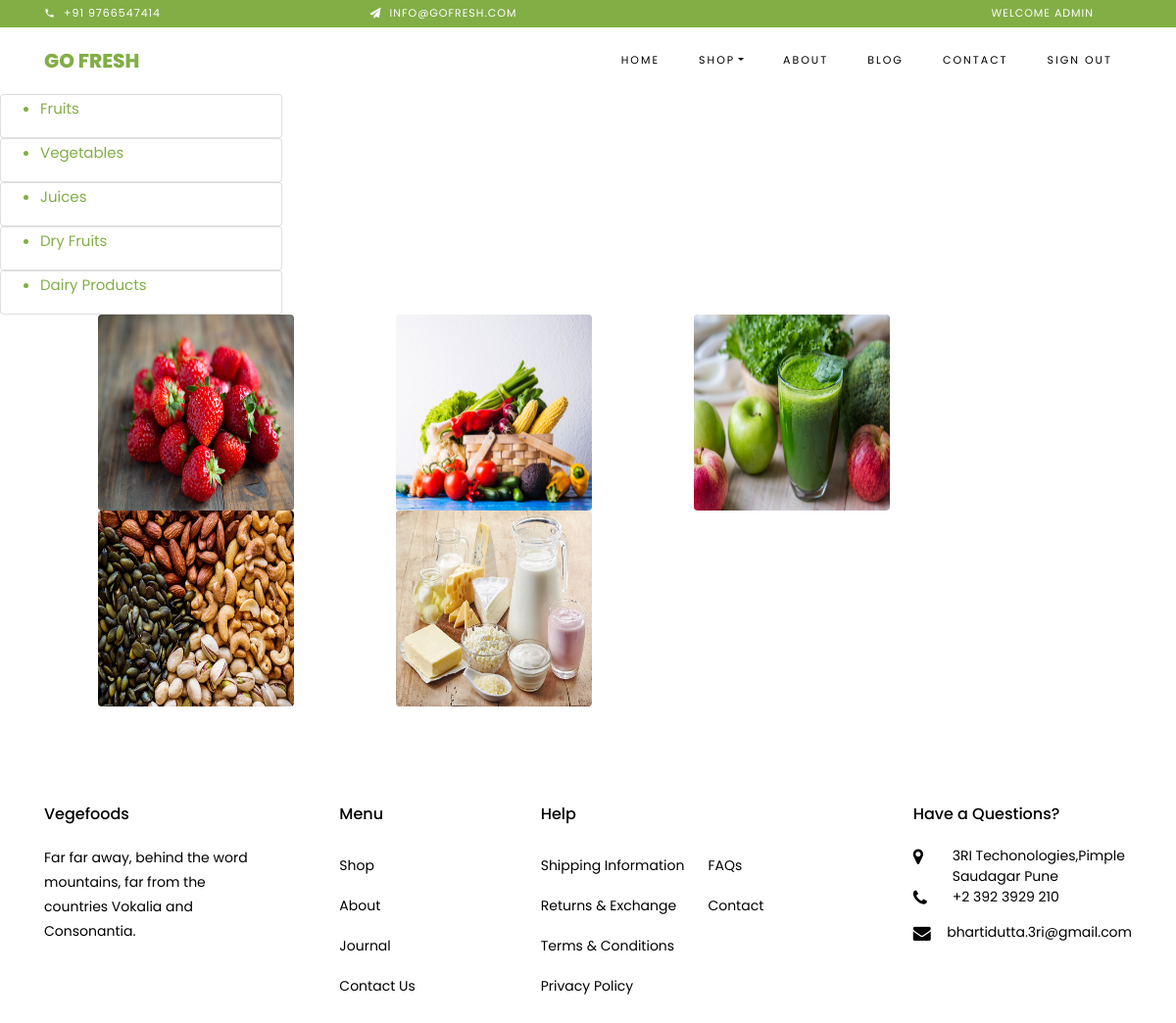
/shop/ (signed in), run on the app's committed database.
### category/models.py (models this page shows, shortened)
class Category(models.Model):
    categoryname = models.CharField(max_length=20, unique=True)
    cat_images = models.ImageField(upload_to='images')
    slug = models.SlugField(max_length=200, unique=True)
    class Meta:
        verbose_name = 'category'
        verbose_name_plural = 'categories'

### shop/views.py (the view)
# urls.py: path('shop/', showcategories, name='shop'),
def showcategories(request):
    cat = Category.objects.all()
    return render(request, "shop.html", {'c': cat})

### shop/templates/shop.html
{% extends './base.html'%}
{% block content %}
{% load static %}
{% for e in c %}
<tr>
    <div  class="card" style="width: 18rem;">
    <ul>
        <a href="/showproducts/{{e.slug}}"><li>{{e.categoryname}}</li></a>
    </ul>
    </div>
</tr>
{% endfor %}
{% for e in c %}
    <img src="{{ e.cat_images.url }}" class="rounded float-start" height="200px" width="200px" alt="..." style="margin-left:100px;">
{% endfor %}
{% endblock %}

### templates/base.html (shortened to what this page needs)
<!DOCTYPE html>
{% block header %}
{% load static %}
<html lang="en">
  <head>
    <link rel="stylesheet" href="{% static 'css/open-iconic-bootstrap.min.css' %}" rel="stylesheet">
    <link rel="stylesheet" href="{% static 'css/animate.css' %}">
    <link rel="stylesheet" href="{% static 'css/owl.carousel.min.css' %}">
    <link rel="stylesheet" href="{% static 'css/owl.theme.default.min.css' %}">
    <link rel="stylesheet" href="{% static 'css/magnific-popup.css' %}">
    <link rel="stylesheet" href="{% static 'css/aos.css' %}">
    <link rel="stylesheet" href="{% static 'css/ionicons.min.css' %}">
    <link rel="stylesheet" href="{% static 'css/bootstrap-datepicker.css' %}">
    <link rel="stylesheet" href="{% static 'css/jquery.timepicker.css' %}">
    <link rel="stylesheet" href="{% static 'css/flaticon.css' %}">
    <link rel="stylesheet" href="{% static 'css/icomoon.css' %}">
    <link rel="stylesheet" href="{% static 'css/style.css' %}">
  </head>
  <body class="goto-here">
		<div class="py-1 bg-primary">
    	<div class="container">
    		<div class="row no-gutters d-flex align-items-start align-items-center px-md-0">
	    		<div class="col-lg-12 d-block">
		    		<div class="row d-flex">
		    			<div class="col-md pr-4 d-flex topper align-items-center">
					    	<div class="icon mr-2 d-flex justify-content-center align-items-center"><span class="icon-phone2"></span></div>
						    <span class="text">+91 9766547414</span>
					    </div>
					    <div class="col-md pr-4 d-flex topper align-items-center">
					    	<div class="icon mr-2 d-flex justify-content-center align-items-center"><span class="icon-paper-plane"></span></div>
						    <span class="text">info@gofresh.com</span>
					    </div>
                        <div class="col-md-5 pr-4 d-flex topper align-items-center text-lg-right">
						    <span class="text">Welcome {{user}}</span>
					    </div>
				    </div>
			    </div>
		    </div>
		  </div>
    </div>
    <nav class="navbar navbar-expand-lg navbar-dark ftco_navbar bg-dark ftco-navbar-light" id="ftco-navbar">
	    <div class="container">
	      <a class="navbar-brand" href="{% url 'base' %}">Go Fresh</a>
	      <div class="collapse navbar-collapse" id="ftco-nav">
	        <ul class="navbar-nav ml-auto">
	          <li class="nav-item active"><a href="{% url 'base' %}" class="nav-link">Home</a></li>
	          <li class="nav-item dropdown">
              <a class="nav-link dropdown-toggle" href="#" id="dropdown04" data-toggle="dropdown" aria-haspopup="true" aria-expanded="false">Shop</a>
            </li>
	          <li class="nav-item"><a href="{% url 'about' %}" class="nav-link">About</a></li>
	          <li class="nav-item"><a href="{% url 'blog' %}" class="nav-link">Blog</a></li>
	          <li class="nav-item"><a href="{% url 'contact' %}" class="nav-link">Contact</a></li>
				<li class="nav-item"><a href="{% url 'logout' %}" class="nav-link">sign out</a></li>
	        </ul>
	      </div>
	    </div>
	  </nav>
		{% endblock %}
		{% block content %}{% endblock %}
		{% block footer %}
    <footer class="ftco-footer ftco-section">
      <div class="container">
        <div class="row mb-5">
          <div class="col-md">
            <div class="ftco-footer-widget mb-4">
              <h2 class="ftco-heading-2">Vegefoods</h2>
              <p>Far far away, behind the word mountains, far from the countries Vokalia and Consonantia.</p>
              <ul class="ftco-footer-social list-unstyled float-md-left float-lft mt-5">
              </ul>
            </div>
          </div>
          <div class="col-md">
            <div class="ftco-footer-widget mb-4 ml-md-5">
              <h2 class="ftco-heading-2">Menu</h2>
              <ul class="list-unstyled">
                <li><a href="#" class="py-2 d-block">Shop</a></li>
                <li><a href="#" class="py-2 d-block">About</a></li>
                <li><a href="#" class="py-2 d-block">Journal</a></li>
                <li><a href="#" class="py-2 d-block">Contact Us</a></li>
              </ul>
            </div>
          </div>
          <div class="col-md-4">
             <div class="ftco-footer-widget mb-4">
              <h2 class="ftco-heading-2">Help</h2>
              <div class="d-flex">
	              <ul class="list-unstyled mr-l-5 pr-l-3 mr-4">
	                <li><a href="#" class="py-2 d-block">Shipping Information</a></li>
	                <li><a href="#" class="py-2 d-block">Returns &amp; Exchange</a></li>
	                <li><a href="#" class="py-2 d-block">Terms &amp; Conditions</a></li>
	                <li><a href="#" class="py-2 d-block">Privacy Policy</a></li>
	              </ul>
	              <ul class="list-unstyled">
	                <li><a href="#" class="py-2 d-block">FAQs</a></li>
	                <li><a href="#" class="py-2 d-block">Contact</a></li>
	              </ul>
	            </div>
            </div>
          </div>
          <div class="col-md">
            <div class="ftco-footer-widget mb-4">
            	<h2 class="ftco-heading-2">Have a Questions?</h2>
            	<div class="block-23 mb-3">
	              <ul>
	                <li><span class="icon icon-map-marker"></span><span class="text">3RI Techonologies,Pimple Saudagar Pune</span></li>
	                <li><a href="#"><span class="icon icon-phone"></span><span class="text">+2 392 3929 210</span></a></li>
	                <li><a href="#"><span class="icon icon-envelope"></span><span class="text">bhartidutta.3ri@gmail.com</span></a></li>
	              </ul>
	            </div>
            </div>
          </div>
        </div>
      </div>
    </footer>
  </body>
</html>
{% endblock %}

### Vegefruits/static/css/icomoon.css (style rules this page uses)
[class^="icon-"], [class*=" icon-"] { font-family: 'icomoon' !important; speak: none; font-style: normal; font-weight: normal; font-variant: normal; text-transform: none; line-height: 1; -webkit-font-smoothing: antialiased; -moz-osx-font-smoothing: grayscale; }
.icon-map-marker:before { content: "\f041"; }
.icon-phone:before { content: "\f095"; }
.icon-envelope:before { content: "\f0e0"; }
.icon-paper-plane:before { content: "\f1d8"; }
.icon-phone2:before { content: "\e0cd"; }

### data on the page
Category: categoryname "Fruits", cat_images (picture)
Category: categoryname "Vegetables", cat_images (picture)
Category: categoryname "Juices", cat_images (picture)
Category: categoryname "Dry Fruits", cat_images (picture)
Category: categoryname "Dairy Products", cat_images (picture)

### other printed values
{{ user }} "ADMIN"
